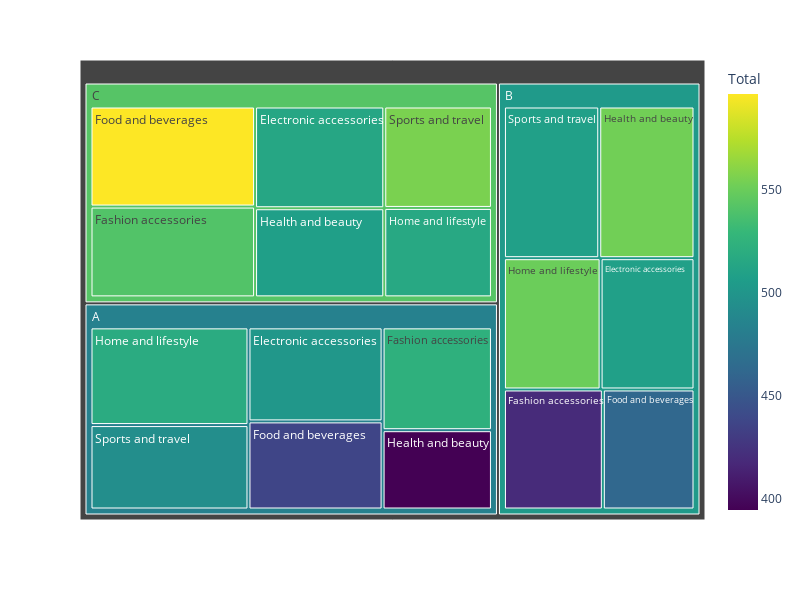

Notebook code for this chart:
### Markdown cell above
Entre as informações do dataset baixados pelo site [Kaggle](https://www.kaggle.com/datasets), resolvi criar um treemap que mostrasse as vendas de cada filial, e qual foi a categoria de produtos que mais vendeu em cada filial.

### Code cell
import plotly.express as px

fig = px.treemap (
  df,
  path=['Branch', 'Product line'],
  values='Total',
  color='Total',
  color_continuous_scale="Viridis"
)

fig.update_layout (
  autosize=False,
  width=800,
  height=600
)

fig.show()

### Figure 1 — Plotly figure (JSON) as saved in the notebook; plotly's stock layout.template omitted (floating-point values rounded to 4 significant figures)
{"data": [{"branchvalues": "total", "customdata": [[500.9], [508.6], [513.7], [522.8], [419.0], [540.4], [436.5], [461.4], [596.3], [394.5], [552.3], [507.7], [518.4], [550.2], [515.4], [493.8], [508.5], [555.4], [483.6], [503.1], [541.9]], "domain": {"x": [0, 1], "y": [0, 1]}, "hovertemplate": "labels=%{label}<br>Total_sum=%{value}<br>parent=%{parent}<br>id=%{id}<br>Total=%{color}<extra></extra>", "ids": ["A/Electronic accessories", "B/Electronic accessories", "C/Electronic accessories", "A/Fashion accessories", "B/Fashion accessories", "C/Fashion accessories", "A/Food and beverages", "B/Food and beverages", "C/Food and beverages", "A/Health and beauty", "B/Health and beauty", "C/Health and beauty", "A/Home and lifestyle", "B/Home and lifestyle", "C/Home and lifestyle", "A/Sports and travel", "B/Sports and travel", "C/Sports and travel", "A", "B", "C"], "labels": ["Electronic accessories", "Electronic accessories", "Electronic accessories", "Fashion accessories", "Fashion accessories", "Fashion accessories", "Food and beverages", "Food and beverages", "Food and beverages", "Health and beauty", "Health and beauty", "Health and beauty", "Home and lifestyle", "Home and lifestyle", "Home and lifestyle", "Sports and travel", "Sports and travel", "Sports and travel", "A", "B", "C"], "marker": {"coloraxis": "coloraxis", "colors": [500.9, 508.6, 513.7, 522.8, 419.0, 540.4, 436.5, 461.4, 596.3, 394.5, 552.3, 507.7, 518.4, 550.2, 515.4, 493.8, 508.5, 555.4, 483.6, 503.1, 541.9]}, "name": "", "parents": ["A", "B", "C", "A", "B", "C", "A", "B", "C", "A", "B", "C", "A", "B", "C", "A", "B", "C", "", "", ""], "type": "treemap", "values": [18320.0, 17050.0, 18970.0, 16330.0, 16410.0, 21560.0, 17160.0, 15210.0, 23770.0, 12600.0, 19980.0, 16620.0, 22420.0, 17550.0, 13900.0, 19370.0, 19990.0, 15760.0, 106200.0, 106200.0, 110600.0]}], "layout": {"autosize": false, "coloraxis": {"colorbar": {"title": {"text": "Total"}}, "colorscale": [[0, "#440154"], [0.1111, "#482878"], [0.2222, "#3e4989"], [0.3333, "#31688e"], [0.4444, "#26828e"], [0.5556, "#1f9e89"], [0.6667, "#35b779"], [0.7778, "#6ece58"], [0.8889, "#b5de2b"], [1, "#fde725"]]}, "height": 600, "legend": {"tracegroupgap": 0}, "margin": {"t": 60}, "width": 800}}
